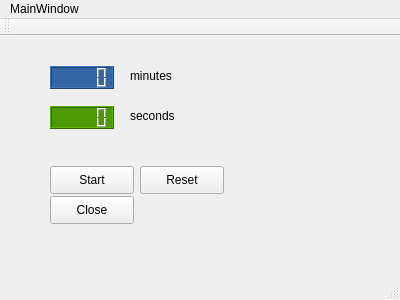
<?xml version="1.0" encoding="UTF-8"?>
<ui version="4.0">
 <class>MainWindow</class>
 <widget class="QMainWindow" name="MainWindow">
  <property name="geometry">
   <rect>
    <x>0</x>
    <y>0</y>
    <width>400</width>
    <height>300</height>
   </rect>
  </property>
  <property name="windowTitle">
   <string>MainWindow</string>
  </property>
  <widget class="QWidget" name="centralWidget">
   <widget class="QLCDNumber" name="lcdNumberMin">
    <property name="geometry">
     <rect>
      <x>50</x>
      <y>30</y>
      <width>64</width>
      <height>23</height>
     </rect>
    </property>
    <property name="styleSheet">
     <string notr="true">background-color: rgb(52, 101, 164);</string>
    </property>
   </widget>
   <widget class="QLCDNumber" name="lcdNumberSec">
    <property name="geometry">
     <rect>
      <x>50</x>
      <y>70</y>
      <width>64</width>
      <height>23</height>
     </rect>
    </property>
    <property name="autoFillBackground">
     <bool>false</bool>
    </property>
    <property name="styleSheet">
     <string notr="true">background-color: rgb(78, 154, 6);</string>
    </property>
   </widget>
   <widget class="QLabel" name="label">
    <property name="geometry">
     <rect>
      <x>130</x>
      <y>30</y>
      <width>63</width>
      <height>20</height>
     </rect>
    </property>
    <property name="text">
     <string>minutes</string>
    </property>
   </widget>
   <widget class="QLabel" name="label_2">
    <property name="geometry">
     <rect>
      <x>130</x>
      <y>70</y>
      <width>63</width>
      <height>20</height>
     </rect>
    </property>
    <property name="text">
     <string>seconds</string>
    </property>
   </widget>
   <widget class="QPushButton" name="startButton">
    <property name="geometry">
     <rect>
      <x>50</x>
      <y>130</y>
      <width>84</width>
      <height>28</height>
     </rect>
    </property>
    <property name="text">
     <string>Start</string>
    </property>
   </widget>
   <widget class="QPushButton" name="resetButton">
    <property name="geometry">
     <rect>
      <x>140</x>
      <y>130</y>
      <width>84</width>
      <height>28</height>
     </rect>
    </property>
    <property name="text">
     <string>Reset</string>
    </property>
   </widget>
   <widget class="QPushButton" name="closeButton">
    <property name="geometry">
     <rect>
      <x>50</x>
      <y>160</y>
      <width>84</width>
      <height>28</height>
     </rect>
    </property>
    <property name="text">
     <string>Close</string>
    </property>
   </widget>
  </widget>
  <widget class="QMenuBar" name="menuBar">
   <property name="geometry">
    <rect>
     <x>0</x>
     <y>0</y>
     <width>400</width>
     <height>25</height>
    </rect>
   </property>
   <widget class="QMenu" name="menuMainWindow">
    <property name="title">
     <string>MainWindow</string>
    </property>
   </widget>
   <addaction name="menuMainWindow"/>
  </widget>
  <widget class="QToolBar" name="mainToolBar">
   <attribute name="toolBarArea">
    <enum>TopToolBarArea</enum>
   </attribute>
   <attribute name="toolBarBreak">
    <bool>false</bool>
   </attribute>
  </widget>
  <widget class="QStatusBar" name="statusBar"/>
 </widget>
 <layoutdefault spacing="6" margin="11"/>
 <resources/>
 <connections/>
</ui>
